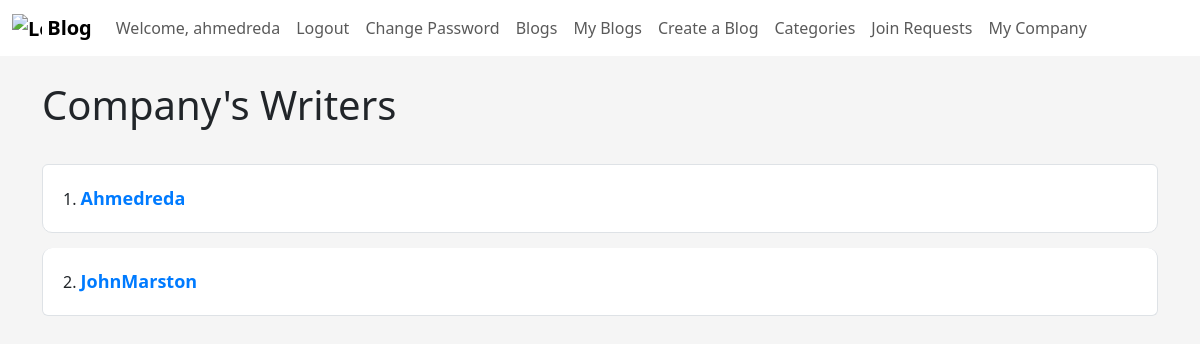
Page /blog/companyWriters (signed in) on the earlier database version.
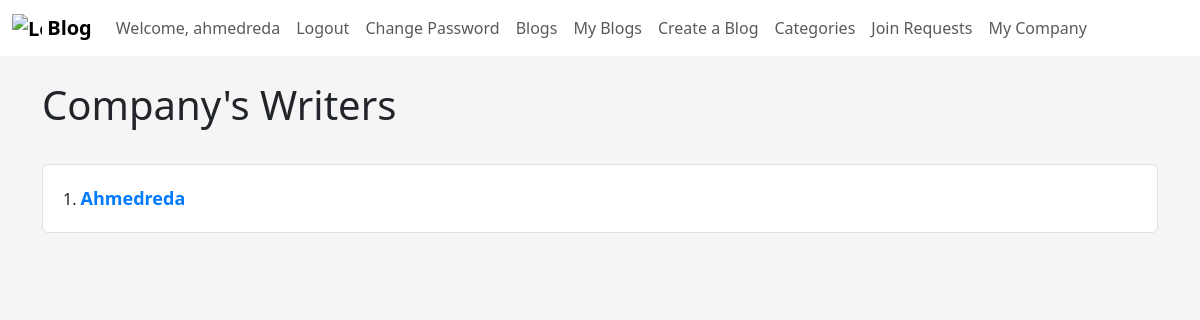
Same page on the later database version.
### myApp/models.py (models this page shows)
class UserProfile(models.Model):
  user = models.OneToOneField(User, on_delete=models.CASCADE)
  company = models.ForeignKey(Company, on_delete=models.SET_NULL, blank=True, null=True)
  auth_level = models.CharField(max_length=10, null=True, choices=[('viewer', 'Viewer'), ('member', 'Member'), ('admin', 'Admin'), ('manager', 'Manager')], default="Member")
  groups = models.ForeignKey(Group, on_delete=models.SET_NULL, null=True, blank=True)

### myApp/views.py (the view)
# urls.py: path("blog/companyWriters", views.companyWriters, name="companyWriters"),
def companyWriters(request):
    thisWriter = UserProfile.objects.get(user=request.user)
    writers = UserProfile.objects.filter(company=thisWriter.company)
    context = {"writers": writers, "company": thisWriter.company}  # Add "company" to the context
    return render(request, "blog/companyWriters.html", context)

### myApp/templatetags/my_custom_tags.py (called while the page is built)
@register.filter(name='has_group')
def has_group(user, group_name):
    return user.groups.filter(name=group_name).exists()

### myApp/templates/Blog/companyWriters.html (shortened to what this page needs)
<!DOCTYPE html>
<html lang="en">
	{% load static %} {% load crispy_forms_tags %}
	<head>
		<link href="{% static 'css/bootstrap.css' %}" rel="stylesheet" />
		<link href="{% static 'css/home.css' %}" rel="stylesheet" />
	</head>
	<body>
		{% include "Blog/blogNavBar.html" %}
		<div class="container-md">
			<h1 style="margin: 25px 0 20px 0">Company's Writers</h1>
			<ol class="list-group list-group-numbered">
				{% for writer in writers %}
				<li class="list-group-item container">
					<a href="#" style="font-size: 18px">{{ writer.user.username|capfirst}}</a>
				</li>
				{% endfor%}
			</ol>
		</div>
	</body>
</html>

Differences in the rows shown:
removed UserProfile: user.username "JohnMarston"
